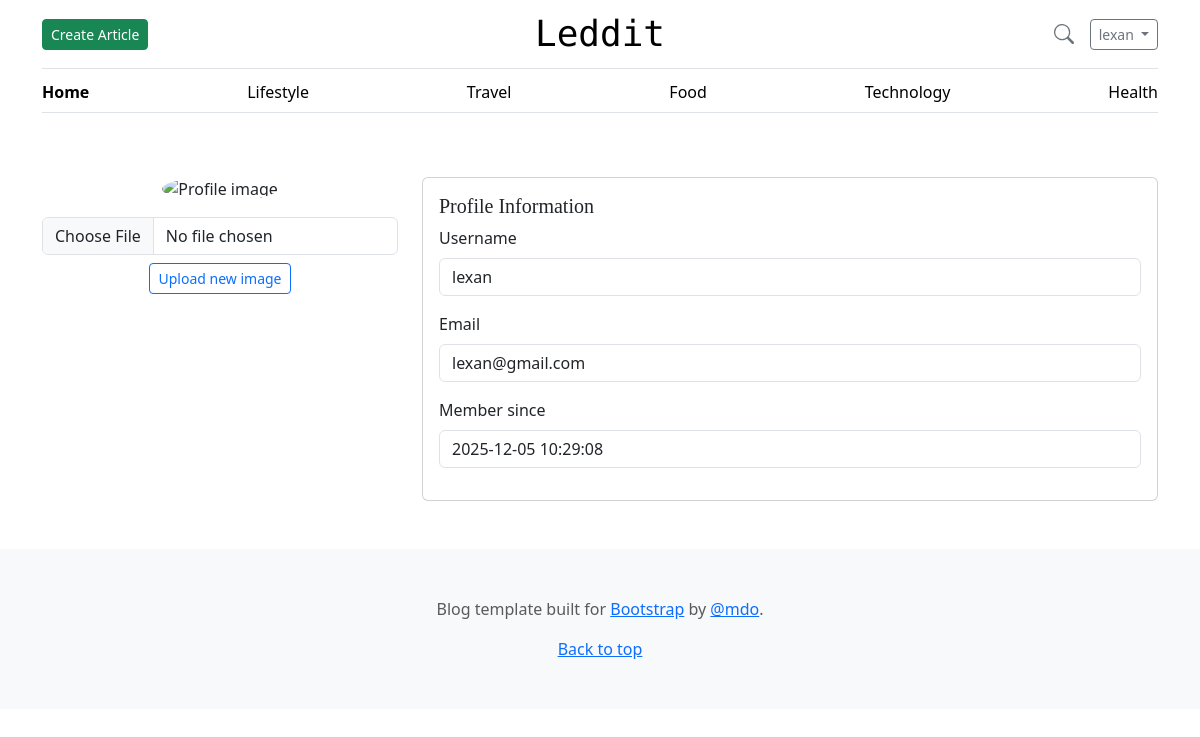
Page /users/user_profile.php (signed in) on the committed database.
### tables this page shows
CREATE TABLE users (
   user_id INT AUTO_INCREMENT PRIMARY KEY,
   username VARCHAR(50) NOT NULL UNIQUE,
   password_hash VARCHAR(255) NOT NULL,
   email VARCHAR(100) UNIQUE NOT NULL,
   role ENUM('blogger','admin') NOT NULL DEFAULT 'blogger',
   is_active BOOLEAN DEFAULT TRUE,
   created_at TIMESTAMP DEFAULT CURRENT_TIMESTAMP,
   updated_at TIMESTAMP DEFAULT CURRENT_TIMESTAMP ON UPDATE CURRENT_TIMESTAMP
);

### www/users/user_profile.php (the view, shortened to what this page needs)
<?php
require_once("../db_access.php");
$user_id = $_SESSION["user_id_logged_in"] ?? null;
$sql = "SELECT users.user_id, users.username, users.email, users.created_at, user_image.file_path, user_image.alt_text
        FROM users
        LEFT JOIN user_image
            ON users.user_id = user_image.FK_user_id
        WHERE user_id = ?
        AND is_active = 1
        LIMIT 1;
";
$stmt = $pdo->prepare($sql);
$stmt->execute([$user_id]);
$user = $stmt->fetch(PDO::FETCH_ASSOC);
?>
<!DOCTYPE html>
<html lang="en">
<head>
    <?php readfile("../assets/head.html"); ?>
</head>
<body>
<?php require_once("../assets/navbar.php"); ?>
<main class="container py-5">
    <div class="row g-4">
        <div class="col-md-4 text-center">
            <img
                src="<?= $user["file_path"]
                    ? htmlspecialchars($user["file_path"])
                    : '/assets/img/default-avatar.png' ?>"
                class="img-fluid rounded-circle mb-3"
                alt="<?= htmlspecialchars($user["alt_text"] ?? 'Profile image') ?>"
                style="max-width: 200px;"
            >
            <form method="post" action="save_profile_picture.php" enctype="multipart/form-data">
                <div class="mb-2">
                    <input type="file" name="profile_image" class="form-control" accept="image/*" required>
                </div>
                <button type="submit" class="btn btn-outline-primary btn-sm">
                    Upload new image
                </button>
            </form>
        </div>
        <div class="col-md-8">
            <div class="card">
                <div class="card-body">
                    <h5 class="card-title">Profile Information</h5>
                    <div class="mb-3">
                        <label class="form-label">Username</label>
                        <input type="text" class="form-control" value="<?= htmlspecialchars($user["username"]) ?>" readonly>
                    </div>
                    <div class="mb-3">
                        <label class="form-label">Email</label>
                        <input type="email" class="form-control" value="<?= htmlspecialchars($user["email"]) ?>" readonly>
                    </div>
                    <div class="mb-3">
                        <label class="form-label">Member since</label>
                        <input type="text" class="form-control" value="<?= htmlspecialchars($user["created_at"]) ?>" readonly>
                    </div>
                </div>
            </div>
        </div>
    </div>
</main>
<?php readfile("../assets/footer.html"); ?>
</body>
</html>

### www/assets/css/blog.css (style rules this page uses)
h1, h2, h3, h4, h5, h6 { font-family: "Playfair Display", Georgia, "Times New Roman", serif; }

### rows in the picture
users: username "lexan", email "lexan@gmail.com", created_at "2025-12-05 10:29:08"

### other values in the picture
$_SESSION["user_name_logged_in"] "lexan"
